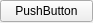
<?xml version="1.0" encoding="UTF-8"?>
<ui version="4.0">
 <class>RotationSetter</class>
 <widget class="QWidget" name="RotationSetter">
  <property name="geometry">
   <rect>
    <x>0</x>
    <y>0</y>
    <width>93</width>
    <height>23</height>
   </rect>
  </property>
  <property name="windowTitle">
   <string>Form</string>
  </property>
  <layout class="QGridLayout" name="gridLayout">
   <property name="leftMargin">
    <number>0</number>
   </property>
   <property name="topMargin">
    <number>0</number>
   </property>
   <property name="rightMargin">
    <number>0</number>
   </property>
   <property name="bottomMargin">
    <number>0</number>
   </property>
   <item row="0" column="0">
    <widget class="QPushButton" name="pushButton">
     <property name="text">
      <string>PushButton</string>
     </property>
    </widget>
   </item>
  </layout>
 </widget>
 <resources/>
 <connections/>
</ui>
